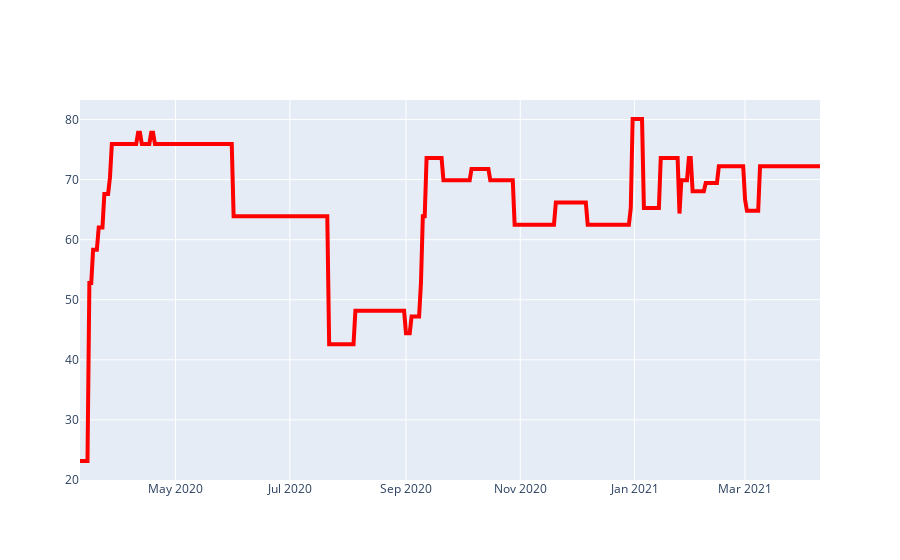

Source (notebook cell):
### Code cell
fig = go.Figure()
fig.add_trace(go.Scatter(x = dft['date'], y = dft['stringency_index'],mode = 'lines',name = 'Deaths', line =dict(color = 'Red', width = 4)))
fig.show()

### Figure 1 — Plotly figure (JSON) as saved in the notebook; plotly's stock layout.template omitted (floating-point values rounded to 4 significant figures; data arrays with more than 128 entries replaced by an {"elided": "..."} marker saying what was removed)
{"data": [{"line": {"color": "Red", "width": 4}, "mode": "lines", "name": "Deaths", "type": "scatter", "x": {"elided": "396 str values"}, "y": {"elided": "396 float values"}}], "layout": {}}
